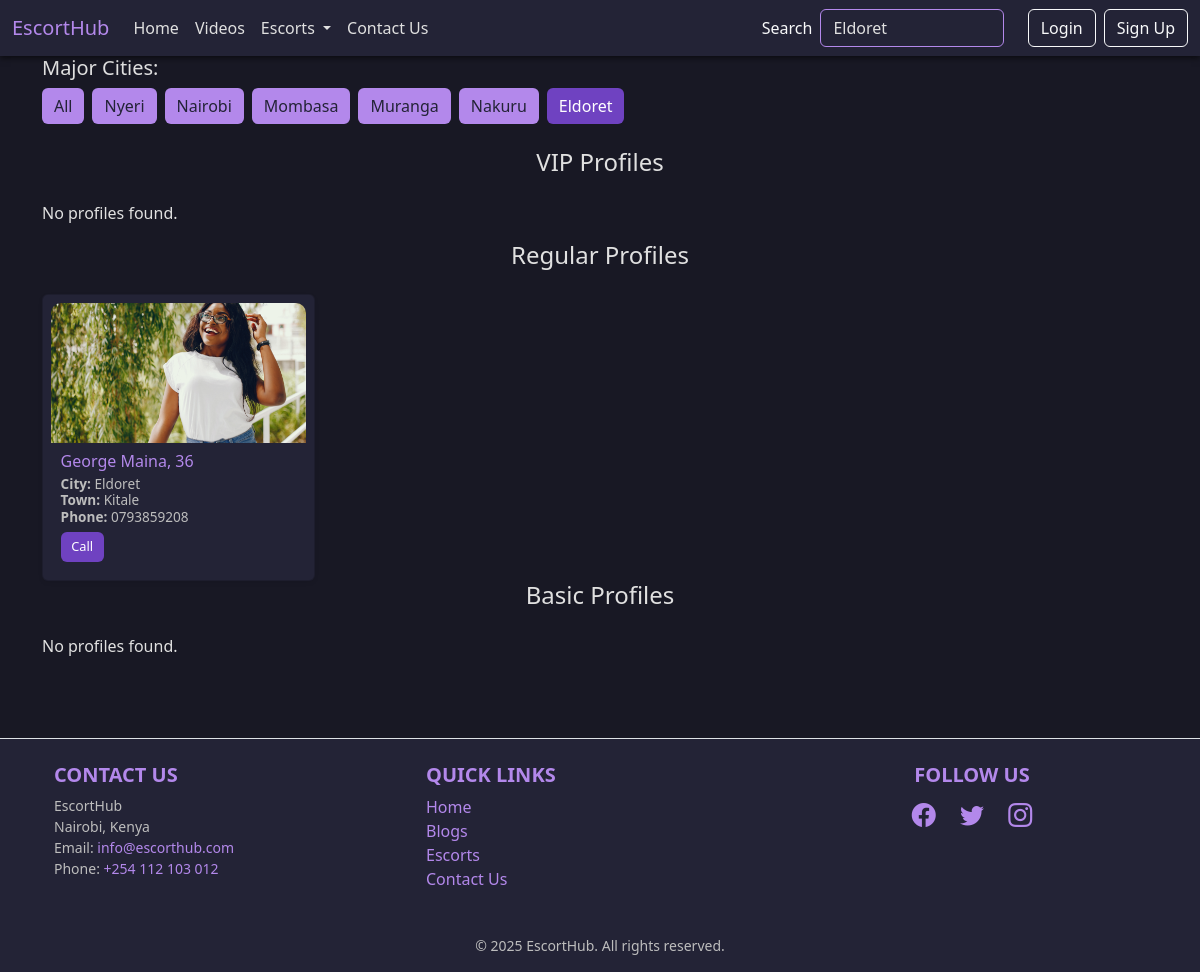
Page /?q=Eldoret on the committed database.
### core/models.py (models this page shows, shortened)
class Profile(models.Model):
    CATEGORY_CHOICES = [
        ('VIP', 'VIP'),
        ('Regular', 'Regular'),
        ('Basic', 'Basic'),
    ]
    user = models.OneToOneField(User, on_delete=models.CASCADE)
    picture = models.ImageField(upload_to='profile_pics/', default='default.jpg')
    age = models.PositiveIntegerField(null=True, blank=True)
    city = models.CharField(max_length=100, blank=True)
    town = models.CharField(max_length=100, blank=True)
    phone_number = models.CharField(max_length=20, blank=True)
    category = models.CharField(max_length=10, choices=CATEGORY_CHOICES, default='Basic')

### core/views.py (the view)
# urls.py: path('', views.index, name='index'),
def index(request):
    query = request.GET.get('q')
    cities = Profile.objects.values_list('city', flat=True).distinct()
    if query:
        filter_condition = Q(city__icontains=query) | Q(town__icontains=query)
        vip_profiles = Profile.objects.filter(filter_condition, category='VIP')
        regular_profiles = Profile.objects.filter(filter_condition, category='Regular')
        basic_profiles = Profile.objects.filter(filter_condition, category='Basic')
    else:
        vip_profiles = Profile.objects.filter(category='VIP')
        regular_profiles = Profile.objects.filter(category='Regular')
        basic_profiles = Profile.objects.filter(category='Basic')
    context = {
        'vip_profiles': vip_profiles,
        'regular_profiles': regular_profiles,
        'basic_profiles': basic_profiles,
        'cities': cities,
        'active_city': query or '',
    }
    return render(request, 'core/index.html', context)

### templates/core/index.html (shortened to what this page needs)
{% extends "partials/base.html" %}
{% block content %}
{% load static %}
<!DOCTYPE html>
<html lang="en">
<head>
    <link href="https://cdn.jsdelivr.net/npm/bootstrap@5.3.3/dist/css/bootstrap.min.css" rel="stylesheet" />
    <link href="{% static 'css/style.css' %}" rel="stylesheet" />
</head>
<body>
<div class="container mb-2 city-bg">
  <h5 class="mb-2">Major Cities:</h5>
  <div class="d-flex flex-wrap gap-2">
    <a href="{% url 'core:index' %}" class="btn city-btn {% if not active_city %}active{% endif %}">All</a>
    {% for city in cities %}
      <a href="?q={{ city }}" class="btn city-btn {% if active_city == city %}active{% endif %}">
        {{ city }}
      </a>
    {% endfor %}
  </div>
</div>
<div class="container-sm py-3">
    <h4 id="#vip" class="mb-4 text-center">VIP Profiles</h4>
    <div class="row row-cols-2 row-cols-md-4 g-2">
        {% for profile in vip_profiles %}
        <div class="col">
            <div class="card h-100 shadow-sm profile-card">
                <img src="{{ profile.picture.url }}" class="card-img-top profile-img" alt="{{ profile.user.username }}">
                <div class="card-body">
                    <h5 class="card-title">{{ profile.user.get_full_name }}{% if not profile.user.get_full_name %}{{ profile.user.username }}{% endif %}, {{ profile.age }}</h5>
                    <p class="card-text">
                      <strong>City:</strong> {{ profile.city }}<br />
                      <strong>Town:</strong> {{ profile.town }}<br />
                      <strong>Phone:</strong> {{ profile.phone_number }}
                    </p>
                    <a href="tel:{{ profile.phone_number }}" class="btn btn-lilac call-btn">Call</a>
                </div>
            </div>
        </div>
        {% empty %}
        <p>No profiles found.</p>
        {% endfor %}
    </div>
        <h4 id="regular" class="mb-4 text-center">Regular Profiles</h4>
    <div class="row row-cols-2 row-cols-md-4 g-2">
        {% for profile in regular_profiles %}
        <div class="col">
            <div class="card h-100 shadow-sm profile-card">
                <img src="{{ profile.picture.url }}" class="card-img-top profile-img" alt="{{ profile.user.username }}">
                <div class="card-body">
                    <h5 class="card-title">{{ profile.user.get_full_name }}{% if not profile.user.get_full_name %}{{ profile.user.username }}{% endif %}, {{ profile.age }}</h5>
                    <p class="card-text">
                      <strong>City:</strong> {{ profile.city }}<br />
                      <strong>Town:</strong> {{ profile.town }}<br />
                      <strong>Phone:</strong> {{ profile.phone_number }}
                    </p>
                    <a href="tel:{{ profile.phone_number }}" class="btn btn-lilac call-btn">Call</a>
                </div>
            </div>
        </div>
        {% empty %}
        <p>No profiles found.</p>
        {% endfor %}
    </div>
     <h4 id="basic" class="mb-4 text-center">Basic Profiles</h4>
    <div class="row row-cols-2 row-cols-md-4 g-2">
        {% for profile in basic_profiles %}
        <div class="col">
            <div class="card h-100 shadow-sm profile-card">
                <img src="{{ profile.picture.url }}" class="card-img-top profile-img" alt="{{ profile.user.username }}">
                <div class="card-body">
                    <h5 class="card-title">{{ profile.user.get_full_name }}{% if not profile.user.get_full_name %}{{ profile.user.username }}{% endif %}, {{ profile.age }}</h5>
                    <p class="card-text">
                      <strong>City:</strong> {{ profile.city }}<br />
                      <strong>Town:</strong> {{ profile.town }}<br />
                      <strong>Phone:</strong> {{ profile.phone_number }}
                    </p>
                    <a href="tel:{{ profile.phone_number }}" class="btn btn-lilac call-btn">Call</a>
                </div>
            </div>
        </div>
        {% empty %}
        <p>No profiles found.</p>
        {% endfor %}
    </div>
</div>
</body>
</html>
{% endblock content %}

### static/css/style.css (style rules this page uses)
body { background-color: #181824; color: #e0e0e0; font-family: 'Segoe UI', Tahoma, Geneva, Verdana, sans-serif; }
html { scroll-behavior: smooth; }
.profile-card { font-size: 0.85rem; padding: 0.5rem; height: 100%; background-color: #232336; color: #e0e0e0; }
.profile-img { object-fit: cover; height: 140px; border-radius: 10px 10px 0 0; background-color: #181824; }
.card-body { padding: 0.6rem; }
.card-title { font-size: 1rem; margin-bottom: 0.3rem; color: #b388eb; }
.card-text { font-size: 0.85rem; margin-bottom: 0.4rem; line-height: 1.2; color: #bdbdbd; }
.call-btn { background-color: #6f42c1; color: #fff; padding: 0.3rem 0.6rem; font-size: 0.8rem; }
.city-btn { background-color: #b388eb !important; color: #232336 !important; border: none !important; font-weight: 500; transition: background 0.2s, color 0.2s; }
.city-btn.active, .city-btn:hover, .city-btn:focus { background-color: #6f42c1 !important; color: #fff !important; }

### rows in the picture
Profile: picture (picture), user.get_full_name "George Maina", age "36", city "Eldoret", town "Kitale", phone_number "0793859208"

### other values in the picture
{{ city }} "Nyeri" "Nairobi" "Mombasa" "Muranga" "Nakuru" "Eldoret"
